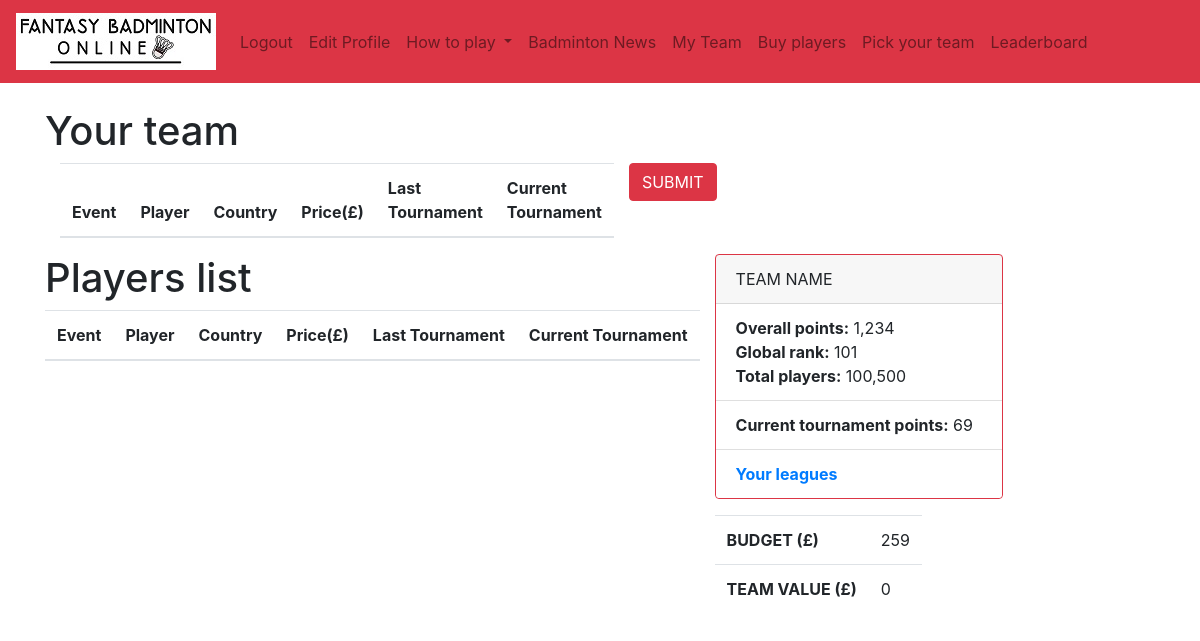
Before: /credit/buy_list (signed in) with the older database file.
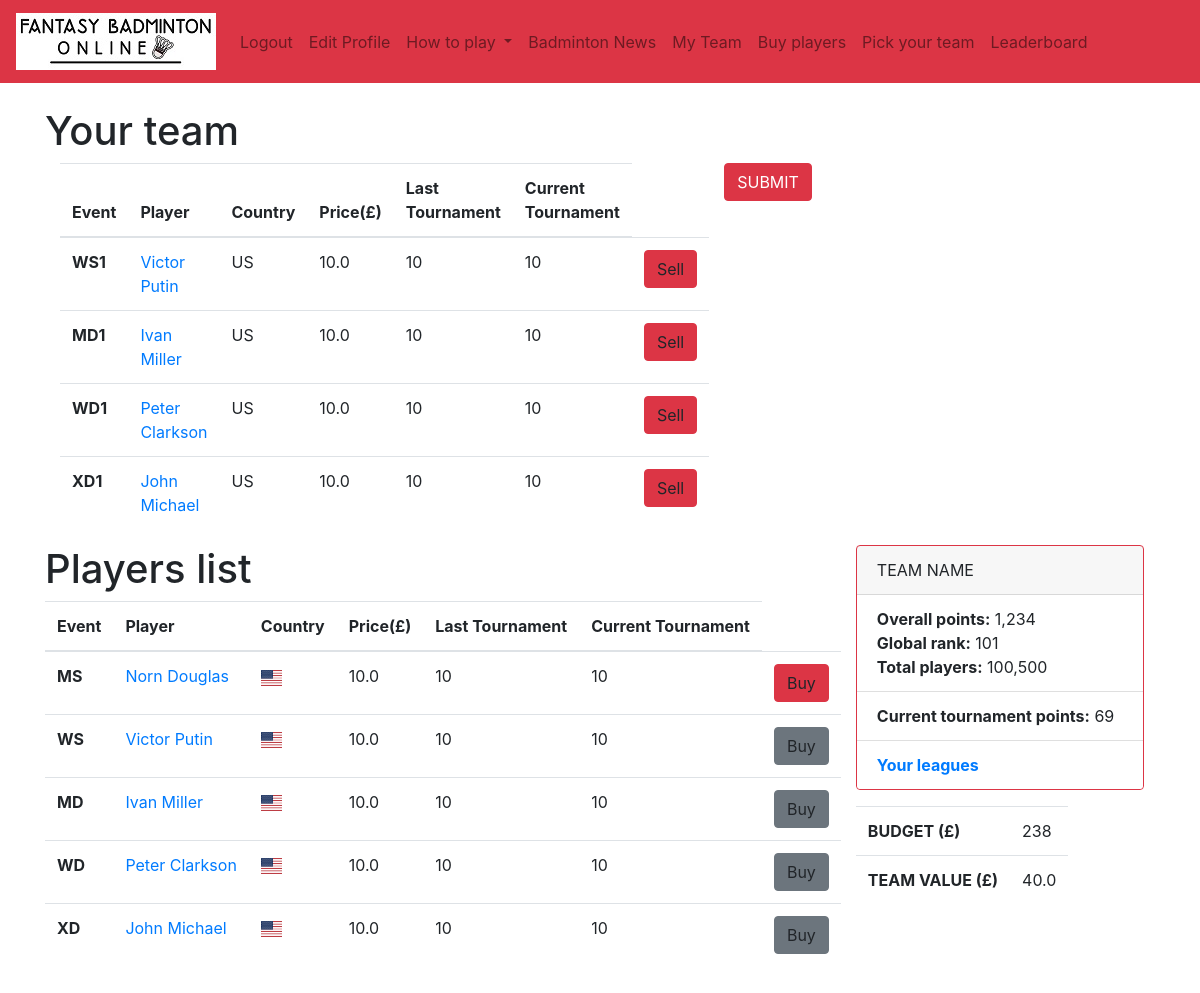
After: the same page with the newer database file.
### authenticate/models.py (models this page shows, shortened)
class Teams(models.Model): # team model, players(Rankings model) have foreign key relation to it
	budget = models.IntegerField(default=120)
	owner = models.ForeignKey(settings.AUTH_USER_MODEL,on_delete=models.CASCADE, related_name='teams') # relation to a user
	team = models.SlugField()
	date = models.DateTimeField(auto_now_add=True)
	points = models.CharField(max_length=50)
	def get_team_value(self):
		total = []
		total.append(self.MSplayers.all().aggregate(Sum('cost'))['cost__sum'])
		total.append(self.WSplayers.all().aggregate(Sum('cost'))['cost__sum'])
		total.append(self.MDplayers.all().aggregate(Sum('cost'))['cost__sum'])
		total.append(self.WDplayers.all().aggregate(Sum('cost'))['cost__sum'])
		total.append(self.XDplayers.all().aggregate(Sum('cost'))['cost__sum'])
		total = [x for x in total if x is not None]
		return sum(total)

### players/models.py (models this page shows, shortened)
class Player(models.Model):
	STATUS_CHOICES = [('active', 'Playing'),
			   ('notactive', 'Not Playing')
			   ]
	rank = models.IntegerField(default=10)
	name = models.CharField(max_length=50)
	country = CountryField(blank_label='(select country)', default='US')
	cost = models.FloatField(default=10) # price is a number, defaults to 10. You can set it up in the admin panel
	score = models.IntegerField(default=0)
	status = models.CharField(max_length=50, choices=STATUS_CHOICES, default='1')
	picture = models.ImageField(default='default.png', blank=True)
	current_tournament_score = models.IntegerField(default=10)
	last_tournament_score = models.IntegerField(default=10)
	def get_type(self): # MS, WS, etc
		return self.__class__.__name__[:2]

class WSPlayer(Player):
	team = models.ForeignKey(Teams, on_delete=models.CASCADE, related_name='WSplayers', null=True, blank=True)  # connection to a team

class Player(models.Model):
	STATUS_CHOICES = [('active', 'Playing'),
			   ('notactive', 'Not Playing')
			   ]
	rank = models.IntegerField(default=10)
	name = models.CharField(max_length=50)
	country = CountryField(blank_label='(select country)', default='US')
	cost = models.FloatField(default=10) # price is a number, defaults to 10. You can set it up in the admin panel
	score = models.IntegerField(default=0)
	status = models.CharField(max_length=50, choices=STATUS_CHOICES, default='1')
	picture = models.ImageField(default='default.png', blank=True)
	current_tournament_score = models.IntegerField(default=10)
	last_tournament_score = models.IntegerField(default=10)
	def get_type(self): # MS, WS, etc
		return self.__class__.__name__[:2]

class MDPlayer(Player):
	team = models.ForeignKey(Teams, on_delete=models.CASCADE, related_name='MDplayers', null=True, blank=True)  # connection to a team

class WDPlayer(Player):
	team = models.ForeignKey(Teams, on_delete=models.CASCADE, related_name='WDplayers', null=True, blank=True)  # connection to a team

class XDPlayer(Player):
	team = models.ForeignKey(Teams, on_delete=models.CASCADE, related_name='XDplayers', null=True, blank=True)  # connection to a team

class MSPlayer(Player):
	team = models.ForeignKey(Teams, on_delete=models.CASCADE, related_name='MSplayers', null=True, blank=True)  # connection to a team

### players/views.py (the view)
# urls.py: path('buy_list', views.buy_players_index, name='buy_players'),
def buy_players_index(request):
	user_team = Teams.objects.filter(owner=request.user).first()
	context = {}
	context['MSplayers_user'] = MSPlayer.objects.filter(team=user_team)
	context['WSplayers_user'] = WSPlayer.objects.filter(team=user_team)
	context['WDplayers_user'] = WDPlayer.objects.filter(team=user_team)
	context['MDplayers_user'] = MDPlayer.objects.filter(team=user_team)
	context['XDplayers_user'] = XDPlayer.objects.filter(team=user_team)
	context['MSplayers'] = list(MSPlayer.objects.all())
	context['WSplayers'] = list(WSPlayer.objects.all())
	context['WDplayers'] = list(WDPlayer.objects.all())
	context['MDplayers'] = list(MDPlayer.objects.all())
	context['XDplayers'] = list(XDPlayer.objects.all())
	context['team'] = user_team
	players_data_for_js = {}
	players_data_for_js['MS'] = len(MSPlayer.objects.filter(team=user_team))
	players_data_for_js['WS'] = len(WSPlayer.objects.filter(team=user_team))
	players_data_for_js['WD'] = len(WDPlayer.objects.filter(team=user_team))
	players_data_for_js['MD'] = len(MDPlayer.objects.filter(team=user_team))
	players_data_for_js['XD'] = len(XDPlayer.objects.filter(team=user_team))
	context['data'] = json.dumps(players_data_for_js)
	return render(request, 'authenticate/vacant_players.html', context)

### authenticate/templates/authenticate/vacant_players.html (shortened to what this page needs)
{% extends 'authenticate/base.html' %}
{% load static %}
{% block content %}
<h1>Your team</h1>
{% if user.is_authenticated %}
<div class="container">
  <div class="row">
    <div class="col-sm">
    <table class="table table-hover" id="your-table">
    <thead>
        <tr>
            <th scope="col">Event</th>
            <th scope="col">Player</th>
            <th scope="col">Country</th>
            <th scope="col">Price(£)</th>
            <th scope="col">Last Tournament</th>
            <th scope="col">Current Tournament</th>
          </tr>
      </thead>
      <tbody>
      {% for player in WSplayers_user %}
        <tr class="{{ player.id }}">
          <th class="player-type" scope="row">WS{{ forloop.counter }}</th>
          <td><a class="player-name" href="" data-toggle="modal" data-target="#playerModal{{ player.get_type }}{{ player.id }}">{{ player.name }}</a></td>
	        {% include 'player.html' %}
          <td>{{ player.country }}</td>
          <td class="player-cost">{{ player.cost }}</td>
          <td>{{ player.last_tournament_score }}</td>
          <td>{{ player.current_tournament_score }}</td>
          <td><a class="btn btn-danger sell" role="button">Sell</a></td>
      {% endfor %}
      {% for player in MDplayers_user %}
        <tr class="{{ player.id }}">
          <th class="player-type" scope="row">MD{{ forloop.counter }}</th>
          <td><a class="player-name" href="" data-toggle="modal" data-target="#playerModal{{ player.get_type }}{{ player.id }}">{{ player.name }}</a></td>
	        {% include 'player.html' %}
          <td>{{ player.country }}</td>
          <td class="player-cost">{{ player.cost }}</td>
          <td>{{ player.last_tournament_score }}</td>
          <td>{{ player.current_tournament_score }}</td>
          <td><a class="btn btn-danger sell" role="button">Sell</a></td>
      {% endfor %}
      {% for player in WDplayers_user %}
        <tr class="{{ player.id }}">
          <th class="player-type" scope="row">WD{{ forloop.counter }}</th>
          <td><a class="player-name" href="" data-toggle="modal" data-target="#playerModal{{ player.get_type }}{{ player.id }}">{{ player.name }}</a></td>
          <td>{{ player.country }}</td>
          <td class="player-cost">{{ player.cost }}</td>
          <td>{{ player.last_tournament_score }}</td>
          <td>{{ player.current_tournament_score }}</td>
          <td><a class="btn btn-danger sell" role="button">Sell</a></td>
        </tr>
      {% endfor %}
      {% for player in XDplayers_user %}
        <tr class="{{ player.id }}">
          <th class="player-type" scope="row">XD{{ forloop.counter }}</th>
          <td><a class="player-name" href="" data-toggle="modal" data-target="#playerModal{{ player.get_type }}{{ player.id }}">{{ player.name }}</a></td>
          <td>{{ player.country }}</td>
          <td class="player-cost">{{ player.cost }}</td>
          <td>{{ player.last_tournament_score }}</td>
          <td>{{ player.current_tournament_score }}</td>
          <td><a class="btn btn-danger sell" role="button">Sell</a></td>
        </tr>
      {% endfor %}
      </tbody>
    </table>
    </div>
  <div class="row col-sm" ><form id="form" action="{% url 'players-urls:buy_bulk' %}"
         method="POST">{% csrf_token %}<input type="submit" class="btn btn-danger" value="SUBMIT"></form></div>
	<div class="row">
	<div class="col-sm">
	<h1>Players list</h1>
	<table class="table table-hover" id="vacant-table">
    <thead>
        <tr>
            <th scope="col">Event</th>
            <th scope="col">Player</th>
            <th scope="col">Country</th>
            <th scope="col">Price(£)</th>
            <th scope="col">Last Tournament</th>
            <th scope="col">Current Tournament</th>
          </tr>
      </thead>
      <tbody>
      {% for player in MSplayers %}
        <tr class="{{ player.id }}">
          <th class="player-type" scope="row">MS</th>
          <td><a class="player-name" href="" data-toggle="modal" data-target="#playerModal{{ player.get_type }}{{ player.id }}">{{ player.name }}</a></td>
	        {% include 'player.html' %}
          <td><img class="flag-icon" src="{% static 'flags/4x3/' %}{{ player.country.code|lower }}.svg"></td>
          <td class="player-cost">{{ player.cost }}</td>
          <td>{{ player.last_tournament_score }}</td>
          <td>{{ player.current_tournament_score }}</td>
          <td>{% if not player.team %}
          {% if team.MSplayers.all|length < 2 %}
	          <a class="btn btn-danger buy" role="button">Buy</a>
          {% else %}
	          <a class="" role="button">No slots for {{ player.get_type }}</a>
          {% endif %}</td>
          {% else %}
	          <a class="btn btn-secondary" role="button" disabled>Buy</a>
          {% endif %}
      {% endfor %}
      {% for player in WSplayers %}
        <tr class="{{ player.id }}">
          <th class="player-type" scope="row">WS</th>
          <td><a class="player-name" href="" data-toggle="modal" data-target="#playerModal{{ player.get_type }}{{ player.id }}">{{ player.name }}</a></td>
          <td><img class="flag-icon" src="{% static 'flags/4x3/' %}{{ player.country.code|lower }}.svg"></td>
         <td class="player-cost">{{ player.cost }}</td>
          <td>{{ player.last_tournament_score }}</td>
          <td>{{ player.current_tournament_score }}</td>
          <td>{% if not player.team %}
          {% if team.WSplayers.all|length < 2 %}
	          <a class="btn btn-danger buy" role="button">Buy</a>
          {% else %}
	          <a class="" role="button">No slots for {{ player.get_type }}</a>
          {% endif %}</td>
          {% else %}
	          <a class="btn btn-secondary" role="button" disabled>Buy</a>
          {% endif %}
	        </td>
        </tr>
      {% endfor %}
      {% for player in MDplayers %}
        <tr class="{{ player.id }}">
          <th class="player-type" scope="row">MD</th>
          <td><a class="player-name" href="" data-toggle="modal" data-target="#playerModal{{ player.get_type }}{{ player.id }}">{{ player.name }}</a></td>
          <td><img class="flag-icon" src="{% static 'flags/4x3/' %}{{ player.country.code|lower }}.svg"></td>
          <td class="player-cost">{{ player.cost }}</td>
          <td>{{ player.last_tournament_score }}</td>
          <td>{{ player.current_tournament_score }}</td>
          <td>{% if not player.team %}
          {% if team.MDplayers.all|length < 2 %}
	          <a  class="btn btn-danger buy" role="button">Buy</a>
          {% else %}
	          <a class="" role="button">No slots for {{ player.get_type }}</a>
          {% endif %}</td>
          {% else %}
	          <a class="btn btn-secondary" role="button" disabled>Buy</a>
          {% endif %}
	        </td>
        </tr>
      {% endfor %}
      {% for player in WDplayers %}
        <tr class="{{ player.id }}">
          <th class="player-type" scope="row">WD</th>
          <td><a class="player-name" href="" data-toggle="modal" data-target="#playerModal{{ player.get_type }}{{ player.id }}">{{ player.name }}</a></td>
          <td><img class="flag-icon" src="{% static 'flags/4x3/' %}{{ player.country.code|lower }}.svg"></td>
          <td class="player-cost">{{ player.cost }}</td>
          <td>{{ player.last_tournament_score }}</td>
          <td>{{ player.current_tournament_score }}</td>
          <td>{% if not player.team %}
          {% if team.WDplayers.all|length < 2 %}
	          <a class="btn btn-danger buy" role="button">Buy</a>
          {% else %}
	          <a class="" role="button">No slots for {{ player.get_type }}</a>
          {% endif %}</td>
          {% else %}
	          <a class="btn btn-secondary" role="button" disabled>Buy</a>
          {% endif %}
	        </td>
        </tr>
      {% endfor %}
      {% for player in XDplayers %}
        <tr class="{{ player.id }}">
          <th class="player-type" scope="row">XD</th>
          <td><a class="player-name" href="" data-toggle="modal" data-target="#playerModal{{ player.get_type }}{{ player.id }}">{{ player.name }}</a></td>
          <td><img class="flag-icon" src="{% static 'flags/4x3/' %}{{ player.country.code|lower }}.svg"></td>
          <td class="player-cost">{{ player.cost }}</td>
          <td>{{ player.last_tournament_score }}</td>
          <td>{{ player.current_tournament_score }}</td>
          <td>{% if not player.team %}
          {% if team.XDplayers.all|length < 2 %}
	          <a class="btn btn-danger buy" role="button">Buy</a>
          {% else %}
	          <a class="" role="button">No slots for {{ player.get_type }}</a>
          {% endif %}</td>
          {% else %}
	          <a class="btn btn-secondary" role="button" disabled>Buy</a>
          {% endif %}
	        </td>
        </tr>
      {% endfor %}
      </tbody>
    </table>
    </div>
    <div class="col-sm..offset-md-4">
      <div class="card border-danger mb-3" style="width: 18rem;">
        <div class="card-header">
        TEAM NAME
        </div>
        <ul class="list-group list-group-flush">
          <li class="list-group-item"><strong>Overall points:</strong> 1,234</br><strong>Global rank:</strong> 101</br><strong>Total players:</strong> 100,500</li>
          <li class="list-group-item"><strong>Current tournament points:</strong> 69</li>
          <li class="list-group-item"><a href="#"><strong>Your leagues</strong></a></li>
        </ul>
      </div>
      <div class="container border-danger">
        <div class="row">
          <div class="col-sm.offset-md-4">
          <table class="table table-hover">
            <tbody>
              <tr>
                <th scope="row">BUDGET (£)</th>
                <td id="budget">{{ team.budget }}</td>
              </tr>
              <tr>
                <th scope="row">TEAM VALUE (£)</th>
                <td>{{ team.get_team_value }}</td>
              </tr>
            </tbody>
          </table>
          </div>
        </div>
      </div>
    </div>
	</div>
	</div>
	</div>
  </div>
{% endif %}
{% endblock %}

Changed rows visible on the page:
added WSPlayer: name "Victor Putin", country "US", cost "10.0", last_tournament_score "10", current_tournament_score "10", shows "Buy"
added MDPlayer: name "Ivan Miller", country "US", cost "10.0", last_tournament_score "10", current_tournament_score "10", shows "Buy"
added WDPlayer: name "Peter Clarkson", country "US", cost "10.0", last_tournament_score "10", current_tournament_score "10", shows "Buy"
added XDPlayer: name "John Michael", country "US", cost "10.0", last_tournament_score "10", current_tournament_score "10", shows "Buy"
added MSPlayer: name "Norn Douglas", cost "10.0", last_tournament_score "10", current_tournament_score "10", shows "Buy"
changed Teams: budget "259" → "238"; get_team_value "0" → "40.0"
